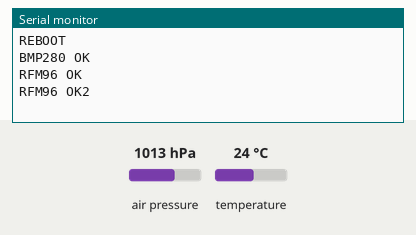
This sketch was run on a simulated Arduino Uno, built with avr-gcc and run on an emulated ATmega328P. Shown: the last lines printed to the serial monitor. The test bench sets the inputs (shaded band); at power-on: air pressure 1013 hPa, temperature 24 °C. No radio packets arrive unless stated.

Above: at 1.2 s.
1.3 s: air pressure set to 952 hPa
At 2.5 s:
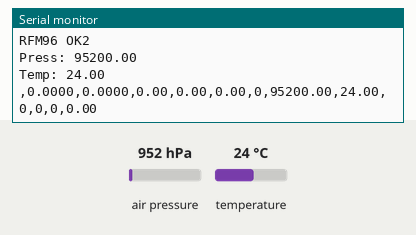
3.8 s: temperature set to 12 °C
At 5.3 s:
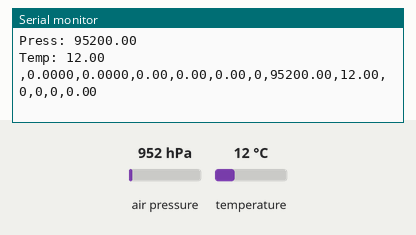
6.3 s: air pressure set to 975 hPa
At 9.6 s:
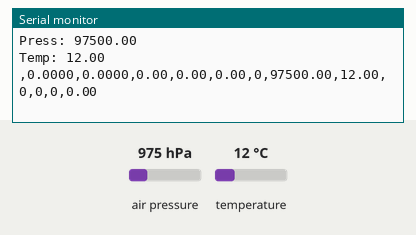

The sketch:

CanSat2019.ino
```cpp
/*  PROJETO CANSAT - Escola Secundária José Gomes Ferreira (AEB)
 *  Tomás Philippart 2019

    BMP280 - Pressão, Temperatura, Altitude (calculada)
    Adafruit Ultimate GPS - Longitude, Latitude, Altitude
    RFM96 LoRa - Emissor de dados RF
    Cartão SD - Guardar dados
    Pixy 2 Camera - Detetor de agua
    Cosmic Watch - Detector de muões
*/

// ======== A FAZER ===============

/*
 * Tirar o GPS
  * Adicionar um Buzzer
  * Cartão SD faz rebootar o arduino
  * Passar o BMP para SPI (porta 6)
 */
// ___________________________ PARAMETROS PARA AJUSTAR ______________________________

#define PRESSAO      1027.7  // Pressão atmosférica atual
#define BAUD         115200  // console speed
#define DATA_INTERVAL   250  // 250 ms de intervalo entre muões
#define SEND_INTERVAL  2000  // 2 segundos para outras medidas e enviar
#define NMEA_SIZE       100  // 100 chars max
#define SIGNAL_THRESHOLD 50  // Min muon threshold to trigger on
#define TXPOWER          14  // RF entre 5-23 dbm
#define SIGMAP            3  // signature bitmap for Pixy 2 = signature 1 (bit 1) + signature 2 (bit 2) = 0000 0011 = 3 em decimal
#define WATER_SIG         1  // signature for water
#define LAND_SIG          2  // signature for land

// para habilitar ou desabilitar funcionalidade para teste
#define ENABLE_BMP           // BMP
//#define ENABLE_GPS           // GPS
#define ENABLE_RF            // RF
//#define ENABLE_SD            // SD card
//#define ENABLE_PIXY          // Pixy2
//#define ENABLE_CSW           // Cosmic Watch
#define DEBUG                // imprime valores na consola

// BIBLIOTECAS
#include <Wire.h>
#include <Adafruit_Sensor.h>
#include <SPI.h>
#ifdef ENABLE_SD
  #include <SD.h>
#endif
#ifdef ENABLE_GPS
  #include <Adafruit_GPS.h>
  #include <SoftwareSerial.h>
#endif
#ifdef ENABLE_PIXY
  #include <Pixy2I2C.h>
  Pixy2I2C pixy;
#endif
#ifdef ENABLE_BMP
  #include <Adafruit_BMP280.h>
#endif
#ifdef ENABLE_RF
  #include <RH_RF95.h>
#endif

// parâmetros do link RF
#define RF95_FREQ 433.55

// PINS
#define RxPin       7   // Software Serial port
#define TxPin       8   // Software Serial port

#define SD_CS       4   // Arduino D4 (SPI)

#define RFM95_CS    10  // Arduino D10 (porta SPI SS)
#define RFM95_RST   9   // Arduino D9 (SPI)
#define RFM95_INT   2   // Arduino D2 (SPI)

// SENSORES
#ifdef ENABLE_BMP
  Adafruit_BMP280 bmp; //I2C
  //Adafruit_BMP280 bmp(BMP_CS); // hardware SPI
#endif
#ifdef ENABLE_RF
  RH_RF95 rf95(RFM95_CS, RFM95_INT);
#endif
#ifdef ENABLE_GPS
  SoftwareSerial mySerial(RxPin, TxPin);
  Adafruit_GPS GPS(&mySerial);
#endif

// OUTRAS VARIAVEIS
uint32_t timer = millis();
const float knots_2_mps = 0.5144444;
#define FILENAME   "DATA.txt"

// Calibration fit data for 10k,10k,249,10pf; 20nF,100k,100k, 0,0,57.6k,  1 point
const long double cal[] = {-9.085681659276021e-27, 4.6790804314609205e-23, -1.0317125207013292e-19,
  1.2741066484319192e-16, -9.684460759517656e-14, 4.6937937442284284e-11, -1.4553498837275352e-08,
   2.8216624998078298e-06, -0.000323032620672037, 0.019538631135788468, -0.3774384056850066, 12.324891083404246};

// estrutura para guardar os dados a enviar por RF
struct Measurements {
  char timestamp[13];       // HH:MM:SS.sss   -- incluir +1 char='/0' para terminar a string
  float latitude;           // decimal degrees
  float longitude;          // decimal degrees
  float altitude;           // meter
  float velocity;           // m/s
  int satellites;           // number
  double pressure;          // hPa
  double temperature;       // celsius
  uint8_t waterblocks;      // number of water blocks (Pixy)
  uint8_t landblocks;       // number of land blocks (Pixy)
  uint8_t muoncount;        // number of muons
  float voltage;            // amplitude of photon voltage pulse (http://cosmicwatch.lns.mit.edu/detector#how)
};

//------------------------------------ SD CARD ----------------------------------
void setup_SD() {
#ifdef ENABLE_SD
  //Inicializa cartão SD e verifica se já existem ficheiros no cartão
  pinMode(SD_CS, OUTPUT);
  SD.begin(SD_CS);
  if (SD.exists(FILENAME)) SD.remove(FILENAME);
  #ifdef DEBUG
     Serial.println(F("SD OK"));
  #endif
#endif
}
//------------------------------------ PIXY 2 ----------------------------------
void setup_PIXY() {
#ifdef ENABLE_PIXY
  //Inicializa a Pixy2
  if (pixy.init()) {
    #ifdef DEBUG
      Serial.println("PIXY2 OK");
    #endif
  } else {
    #ifdef DEBUG
      Serial.println("PIXY2 failed");
    #endif
  }
#endif
}
//------------------------------------ GPS -----------------------------------
void setup_GPS() {
#ifdef ENABLE_GPS
  Serial.println("Inicializando o GPS...");
  //Inicializa o GPS
  GPS.begin(115200);                            //Turn on GPS at 115200 baud
  GPS.sendCommand("$PGCMD,33,0*6D");            //Turn off antenna update nuisance data
  GPS.sendCommand(PMTK_SET_NMEA_OUTPUT_RMCGGA); //Request RMC and GGA Sentences only
  GPS.sendCommand(PMTK_SET_NMEA_UPDATE_1HZ);    //Set update rate to 1 Hz
  delay(1000);
  mySerial.println(PMTK_Q_RELEASE);             // Ask for firmware version ???
  #ifdef DEBUG
    Serial.println(F("GPS OK"));
  #endif
#endif
}
//------------------------------------ RF -------------------------------------
void setup_RF() {
#ifdef ENABLE_RF
  //inicializa o módulo RFM96 (emissor)
  pinMode(RFM95_RST, OUTPUT);
  digitalWrite(RFM95_RST, HIGH);
  // manual reset
  digitalWrite(RFM95_RST, LOW);
  delay(10);
  digitalWrite(RFM95_RST, HIGH);
  delay(10);
  if (rf95.init()) {
    #ifdef DEBUG
      Serial.println("RFM96 OK");
    #endif
    } else {
    #ifdef DEBUG
      Serial.println("RFM96 failed");
    #endif
  }
  rf95.setFrequency(RF95_FREQ);
  // Defaults after init are 434.0MHz, 13dBm, Bw = 125 kHz, Cr = 4/5, Sf = 128chips/symbol, CRC on
  // you can set transmitter powers from 5 to 23 dBm:
  rf95.setTxPower(TXPOWER, false); // CONFIRMAR A POTENCIA A USAR

  // enviar o header para testar a ligação
  const uint8_t header[] = "time,lat,long,alt,vel,sat,press,temp,water,land,muons,voltage";
  rf95.send(header, sizeof(header));
  rf95.waitPacketSent();
  #ifdef DEBUG
    Serial.println(F("RFM96 OK2"));
  #endif
#endif
}
//------------------------------------ BMP ------------------------------------
void setup_BMP() {
#ifdef ENABLE_BMP
  //Inicializa BMP280
  if (bmp.begin()) {
    #ifdef DEBUG
      Serial.println("BMP280 OK");
    #endif
  } else {
    #ifdef DEBUG
      Serial.println("BMP280 failed");
    #endif
  }
#endif
}

// ================================ SETUP =====================================

void setup() {
  #ifdef DEBUG
    #ifndef ESP8266
      while (!Serial);   // pause until serial console opens
    #endif
    Serial.begin(BAUD); //inicializa comunicação série
    Serial.println(F("REBOOT"));
  #endif

  setup_SD();
  setup_BMP();
  setup_RF();
  setup_GPS();
  setup_PIXY();
  // no setup required for cosmic watch
}

//-------------------------- GPS FUNCTIONS --------------------------
void read_GPS_data(Measurements* data) {
  /* mede o instante e a localização atual do cansat (tempo, lat, long, alt)
   * exemplo: 3:40:51.0, -32.9408, 151.7184, 2300
   */
#ifdef ENABLE_GPS
  char c = GPS.read();
  #ifdef DEBUG
    if (c) Serial.write(c);
  #endif
  if (GPS.newNMEAreceived()) {      // if a sentence is received, we can check the checksum, parse it...
    if (!GPS.parse(GPS.lastNMEA())) // this sets the newNMEAreceived() flag to false
      return;                       // we can fail to parse a sentence in which case we should just wait for another
  }
  if (timer > millis())  timer = millis(); // if millis() or timer wraps around, we'll just reset it
  if (millis() - timer > SEND_INTERVAL) {  // approximately every 2 seconds or so, print out the current stats
    timer = millis();                      // reset the timer
    if (GPS.fix == 1) {                    // guardar dados se tivermos um fix (contacto com satélites)
      #ifdef DEBUG
        Serial.print(F("Lat: ")); Serial.println(GPS.latitudeDegrees);
        Serial.print(F("Lon: ")); Serial.println(GPS.longitudeDegrees);
      #endif
      sprintf(data->timestamp, "%d:%d:%d.%d", GPS.hour, GPS.minute, GPS.seconds, GPS.milliseconds);
      data->latitude = GPS.latitudeDegrees;
      data->longitude = GPS.longitudeDegrees;
      data->altitude = GPS.altitude;
      data->velocity = GPS.speed * knots_2_mps;
      data->satellites = GPS.satellites;
    }
  }
#endif
}
//----------------------------------------------- BMP FUNCTIONS ----------------------------------------------
void read_BMP_data(Measurements* data) { // mede a temperatura e a pressão
#ifdef ENABLE_BMP
  //atualização da leitura de temperatura e pressão
  double T, P, A;
  T = bmp.readTemperature();
  P = bmp.readPressure();
  A = bmp.readAltitude(P);
  //escreve dados no monitor série de Pressão e Temperatura
  #ifdef DEBUG
    Serial.print("Press: "); Serial.println(P,2);  // units = hPa
    Serial.print("Temp: "); Serial.println(T,2);   // units = ºC
  #endif
  data->temperature = T;
  data->pressure = P;
  data->altitude = A;
#endif
}
//----------------------------------------------- PIXY FUNCTIONS ----------------------------------------------
void read_PIXY_data(Measurements* data) { // mede a temperatura e a pressão
#ifdef ENABLE_PIXY
  pixy.ccc.getBlocks(false, SIGMAP); // no waiting, water & land signatures
  for (int i = 0; i < pixy.ccc.numBlocks; i++) {
    switch (pixy.ccc.blocks[i].m_signature) {
      case WATER_SIG:
        data->waterblocks++;
        break;
      case LAND_SIG:
        data->landblocks++;
        break;
    }
  }
  #ifdef DEBUG
    // prints number of blocks detected
    Serial.print(F("Blocks: ")); Serial.println(pixy.ccc.numBlocks);
  #endif
#endif
}
//----------------------------------------------- COSMIC WATCH FUNCTIONS ----------------------------------------------
void read_CSW_data(Measurements* data) { // conta os muons
#ifdef ENABLE_CSW
  int adc = analogRead(A0); // verificar pin
  data->voltage = 0;
  if (adc > SIGNAL_THRESHOLD){
    for (int i = 0; i < (sizeof(cal)/sizeof(float)); i++) {
      data->voltage += cal[i] * pow(adc,(sizeof(cal)/sizeof(float)-i-1));
  }
  data->muoncount++;
  }
  #ifdef DEBUG
    // prints number of muons detected
    Serial.print(F("Muons: ")); Serial.println(data->muoncount);
  #endif
#endif
}
//--------------------------------- RF FUNCTIONS --------------------------
void send_and_save_measurements(Measurements* data) {
  // String timestamp, float latitude, float longitude, float altitude, float velocity, int satellites,
  // double pressure, double temperature, int numblocks, int muoncount, float voltage
  char buf[500];
  char val[10] = ",";
  strcpy(buf, data->timestamp);
  dtostrf(data->latitude, 0, 4, val+1); strcat(buf, val);
  dtostrf(data->longitude, 0, 4, val+1); strcat(buf, val);
  dtostrf(data->altitude, 0, 2, val+1); strcat(buf, val);
  dtostrf(data->altitude, 0, 2, val+1); strcat(buf, val);
  dtostrf(data->velocity, 0, 2, val+1); strcat(buf, val);
  itoa(data->satellites, val+1, 10), strcat(buf, val);
  dtostrf(data->pressure, 0, 2, val+1); strcat(buf, val);
  dtostrf(data->temperature, 0, 2, val+1); strcat(buf, val);
  itoa(data->waterblocks, val+1, 10), strcat(buf, val);
  itoa(data->landblocks, val+1, 10), strcat(buf, val);
  itoa(data->muoncount, val+1, 10), strcat(buf, val);
  dtostrf(data->voltage, 0, 2, val+1); strcat(buf, val);

  #ifdef ENABLE_RF
    rf95.send(buf, strlen(buf));
    rf95.waitPacketSent();
  #endif
  #ifdef ENABLE_SD
    File mySensorData = SD.open(FILENAME, FILE_WRITE);
    mySensorData.println(buf);
    mySensorData.close();
  #endif
  //escreve no monitor série o mesmo pacote que envia por RF
  #ifdef DEBUG
    Serial.println(buf);
  #endif
}

//====================================== MAIN LOOP =========================================

Measurements dados;
bool first = true;
uint16_t elapsed = 0;

void loop() {

  if (first) {
    memset(&dados, 0, sizeof(Measurements));
    first = false;
  }

  // MUONS                           cada 250 ms
  read_CSW_data(&dados);
  elapsed += DATA_INTERVAL;

  if (elapsed >= SEND_INTERVAL) { // cada 2 segundos
    elapsed = 0;

    // GPS LATITUDE, LONGITUDE & ALTITUDE
    read_GPS_data(&dados);

    // PRESSÃO, TEMPERATURA, ALTITUDE (calc)
    read_BMP_data(&dados);

    // BLOCKS
    read_PIXY_data(&dados);

    // ENVIO DE DADOS (RF)
    send_and_save_measurements(&dados);

    // limpar os dados anteriores
    memset(&dados, 0, sizeof(Measurements));
  }

  delay(DATA_INTERVAL);
}
```

Measured:
- after the input at 1.3 s, the serial monitor: prints a new line after 0.53 s (image 1)
- after the input at 3.8 s, the serial monitor: prints a new line after 0.10 s (image 2)
- after the input at 6.3 s, the serial monitor: prints a new line after 1.7 s (image 3)
